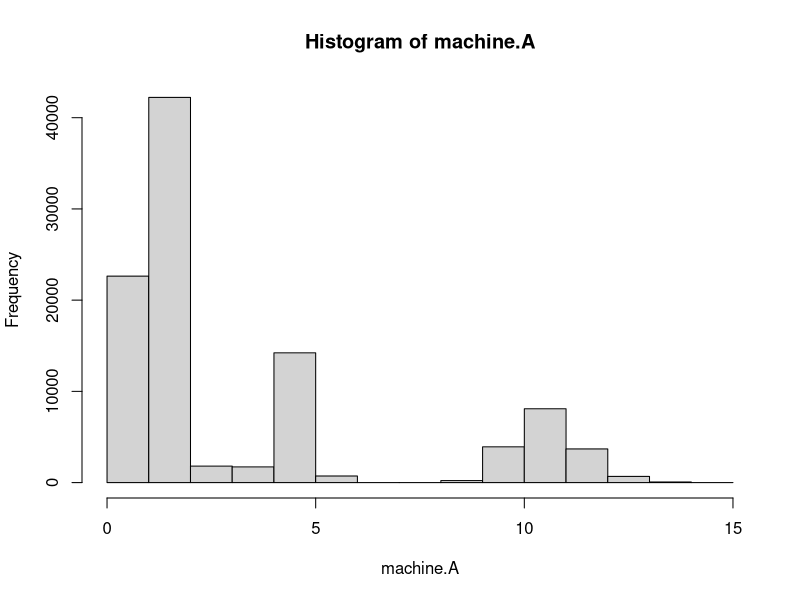
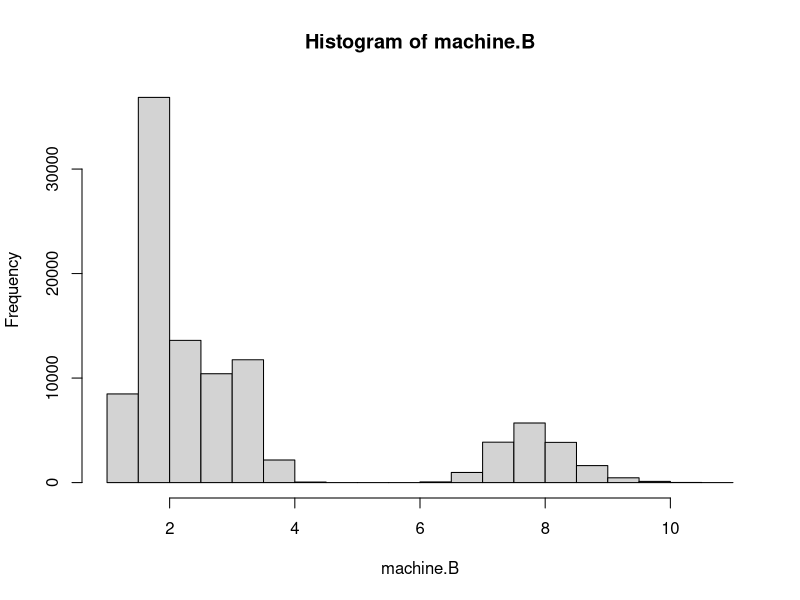
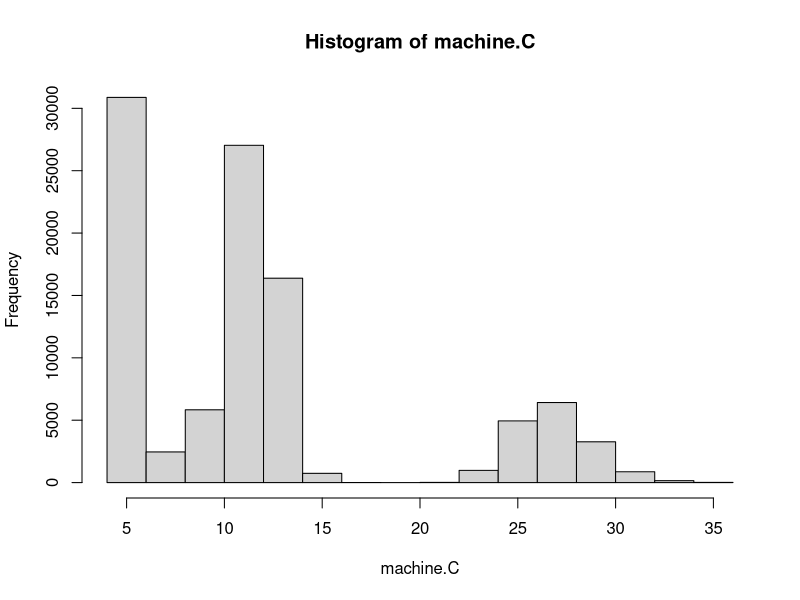
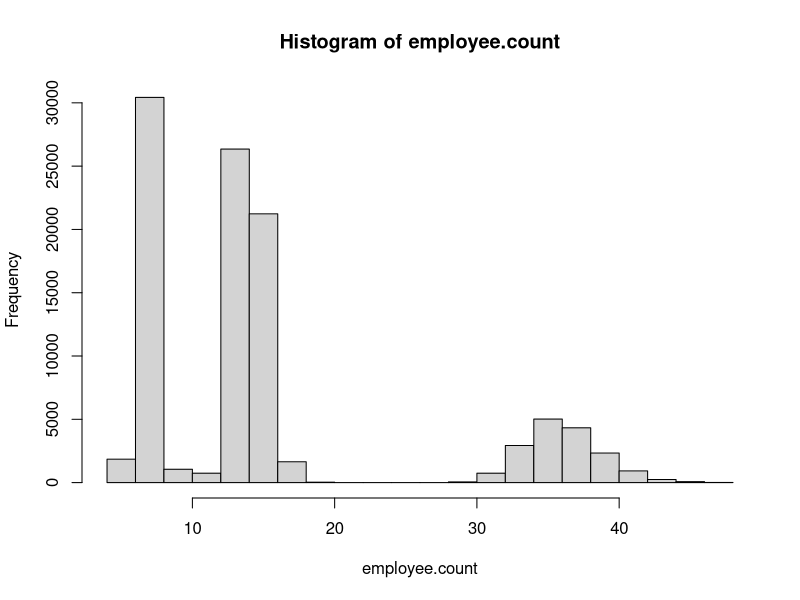

R code for these plots, in order:
## ---- chunk 1
sturgill_manu <- read.csv("sturgill_manu.csv")

set.seed(1234)
nsim = 100000
demands <-c(42,18,6,6,6,6)

part.time<- function(demand, mean, sd){
  total.time <- 0
  for (i in 1:length(demand)){
    total.time <- total.time + demand*rnorm(nsim, mean, sd)
  }
  return(total.time)
}
## ---- chunk 2
capacity <- 120*rnorm(nsim, .7, .05)
capacity.mean <- mean(capacity)
capacity.mean
capacity.sd <- sd(capacity)
capacity.sd

## ---- chunk 3
means.A <- sturgill_manu$Machine.A.avg
sds.A <- sturgill_manu$Machine.A.sd

# calculate rnorm for all parts on machine A
time.A <- part.time(demands, means.A, sds.A)
mean(time.A)
sd(time.A)

# calculate number of machines needed
machine.A = time.A/capacity

# mean and sd for numbers of machines A 
mean.machine.A <- mean(machine.A)
mean.machine.A

sd.machine.A <- sd(machine.A)
sd.machine.A

hist(machine.A)

# machine B

means.B <- sturgill_manu$Machine.B.avg
sds.B <- sturgill_manu$Machine.B.sd

# calculate rnorm for all parts on machine B
time.B <- part.time(demands, means.B, sds.B)
mean(time.B)
sd(time.B)

# calculate number of machines needed
machine.B = time.B/capacity

# mean and sd for numbers of machines B 
mean.machine.B <- mean(machine.B)
mean.machine.B

hist(machine.B)

sd.machine.B <- sd(machine.B)
sd.machine.B


# machine C

means.C <- sturgill_manu$Machine.C.avg
sds.C <- sturgill_manu$Machine.C.sd

# calculate rnorm for all parts on machine C
time.C <- part.time(demands, means.C, sds.C)
mean(time.C)
sd(time.C)

# calculate number of machines needed
machine.C = time.C/capacity

# mean and sd for numbers of machines C 
mean.machine.C <- mean(machine.C)
mean.machine.C

sd.machine.C <- sd(machine.C)
sd.machine.C

hist(machine.C)

## ---- chunk 4

# employee count
# add up machine time
employee.count <- machine.A/2 + machine.B/2 + machine.C
mean(employee.count)
sd(employee.count)
hist(employee.count)


